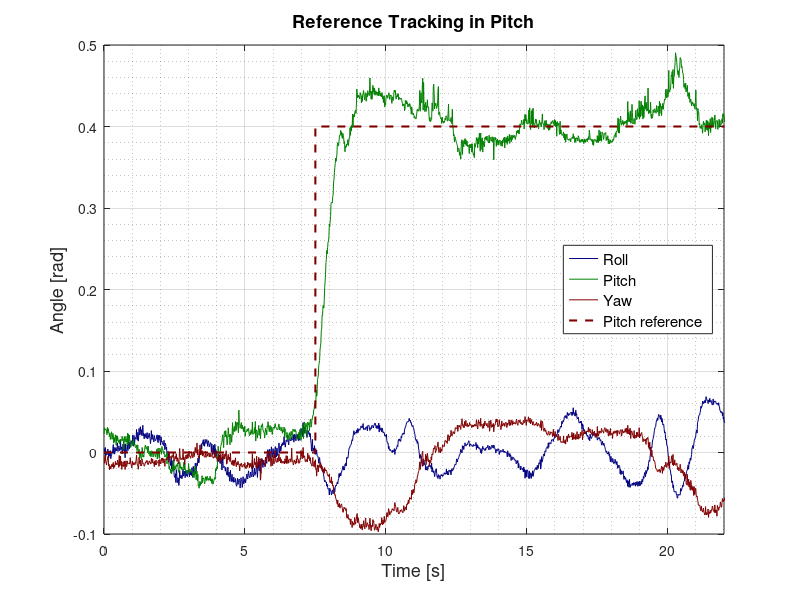
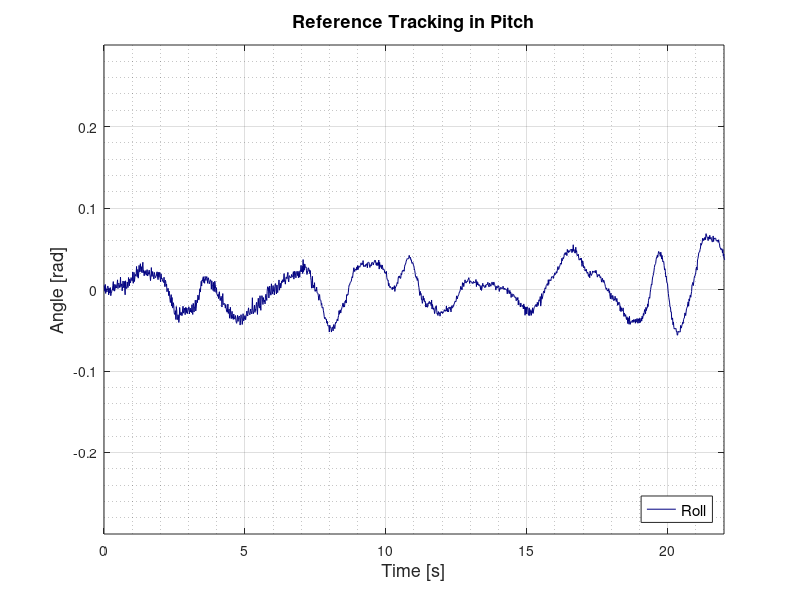

Here is the MATLAB script that generated these plots, in order:
%% Reference in pitch
load pitchRefFinal2
font=13;
line=0.5;
t=[0 7.5 7.5 50];
step_pitch=[0 0 0.4 0.4];
figure
plot(0:0.015:22.5,Ang(1,1500:3000),'Color',[0 0 0.5], 'Linewidth',line)
hold on
plot(0:0.015:22.5,Ang(2,1500:3000),'Color',[0 0.5 0], 'Linewidth',line)
plot(0:0.015:22.5,Ang(3,1500:3000)-0.05,'Color',[0.5 0 0], 'Linewidth',line)
plot(t,step_pitch,'Color',[0.5 0 0],'LineStyle','--', 'Linewidth',1.5)
xlim([0,22])
xlabel('Time [s]','FontSize',font)
ylabel('Angle [rad]','FontSize',font)
title('Reference Tracking in Pitch','FontSize',font)
h = legend('Roll','Pitch','Yaw', 'Pitch reference','Location','East');
set(h,'FontSize',font-2);
grid on
grid minor

%% Reference in pitch - Other angles
load pitchRefFinal2
font=13;
line=0.5;
figure
plot(0:0.015:22.5,Ang(1,1500:3000),'Color',[0 0 0.5], 'Linewidth',line)
hold on

xlim([0,22])
ylim([-0.3 0.3])
xlabel('Time [s]','FontSize',font)
ylabel('Angle [rad]','FontSize',font)
title('Reference Tracking in Pitch','FontSize',font)
h = legend('Roll', 'Yaw','Location','SouthEast');
set(h,'FontSize',font-2);
grid on
grid minor